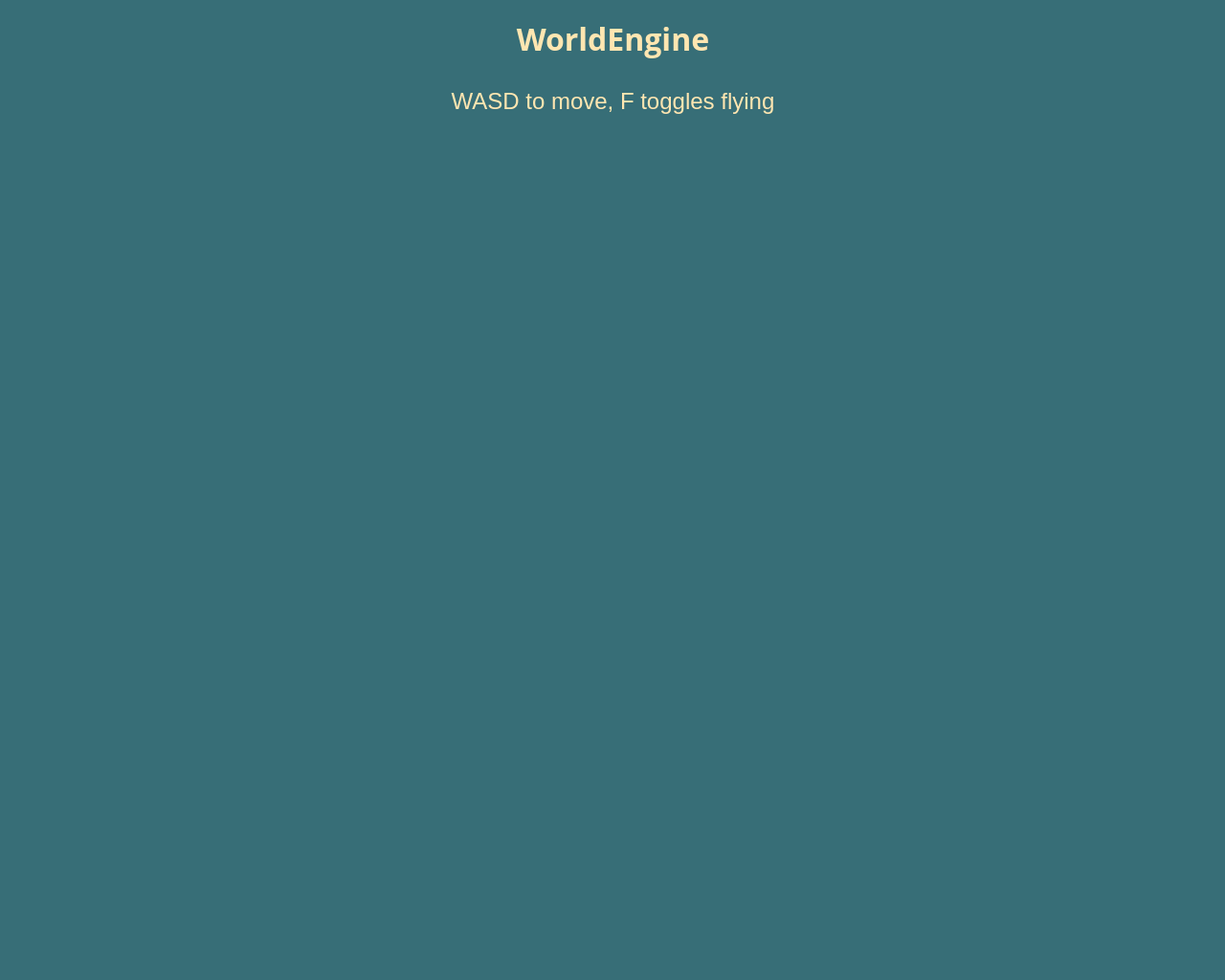
<?xml version="1.0" encoding="UTF-8"?>
<ui version="4.0">
 <class>Dialog</class>
 <widget class="QDialog" name="Dialog">
  <property name="geometry">
   <rect>
    <x>0</x>
    <y>0</y>
    <width>1280</width>
    <height>1024</height>
   </rect>
  </property>
  <property name="windowTitle">
   <string>WorldEngine 3D Viewer</string>
  </property>
  <property name="windowIcon">
   <iconset resource="worldengine.qrc">
    <normaloff>:/Images/icon.png</normaloff>:/Images/icon.png</iconset>
  </property>
  <property name="styleSheet">
   <string notr="true">QToolTip
{
     border: 1px solid black;
     background-color: #FF9930;
     padding: 1px;
     border-radius: 3px;
     opacity: 100;
}

QWidget
{
    color: #FFE6B1;
    background-color: #376E77;
}

QLabel
{
    background-color: transparent;
}

QWidget:item:hover
{
    background-color: QLinearGradient( x1: 0, y1: 0, x2: 0, y2: 1, stop: 0 #FF9930, stop: 1 #942610);
    color: #000000;
}

QWidget:item:selected
{
    background-color: QLinearGradient( x1: 0, y1: 0, x2: 0, y2: 1, stop: 0 #FF9930, stop: 1 #452102);
}

QMenuBar::item
{
    background: transparent;
}

QMenuBar::item:selected
{
    background: transparent;
    border: 1px solid #FFE6B1;
}

QMenuBar::item:pressed
{
    background: #498089;
    border: 1px solid #000;
    background-color: QLinearGradient(
        x1:0, y1:0,
        x2:0, y2:1,
        stop:1 #265D66,
        stop:0.4 #397079/*,
        stop:0.2 #397079,
        stop:0.1 #FFE6B1*/
    );
    margin-bottom:-1px;
    padding-bottom:1px;
}

QMenu
{
    border: 1px solid #000;
}

QMenu::item
{
    padding: 2px 20px 2px 20px;
}

QMenu::item:selected
{
    color: #000000;
}

QWidget:disabled
{
    color: #457C85;
    background-color: #376E77;
}

QAbstractItemView
{
    background-color: QLinearGradient( x1: 0, y1: 0, x2: 0, y2: 1, stop: 0 #528992, stop: 0.1 #689FA8, stop: 1 #6299A2);
}

QWidget:focus
{
    /*border: 2px solid QLinearGradient( x1: 0, y1: 0, x2: 0, y2: 1, stop: 0 #FF9930, stop: 1 #452102);*/
}

QLineEdit
{
    background-color: QLinearGradient( x1: 0, y1: 0, x2: 0, y2: 1, stop: 0 #528992, stop: 0 #689FA8, stop: 1 #6299A2);
    padding: 1px;
    border-style: solid;
    border: 1px solid #235A63;
    border-radius: 5;
}

QPushButton
{
    color: #FFE6B1;
    background-color: QLinearGradient( x1: 0, y1: 0, x2: 0, y2: 1, stop: 0 #5B929B, stop: 0.1 #578E97, stop: 0.5 #538A93, stop: 0.9 #4F868F, stop: 1 #4B828B);
    border-width: 1px;
    border-color: #235A63;
    border-style: solid;
    border-radius: 6;
    padding: 3px;
    font-size: 16px;
    font-weight: bold;
    padding-left: 5px;
    padding-right: 5px;
}

QPushButton:pressed
{
    background-color: QLinearGradient( x1: 0, y1: 0, x2: 0, y2: 1, stop: 0 #326972, stop: 0.1 #306770, stop: 0.5 #2E656E, stop: 0.9 #2D646D, stop: 1 #2A616A);
}

QComboBox
{
    selection-background-color: #FFE6B1;
    background-color: QLinearGradient( x1: 0, y1: 0, x2: 0, y2: 1, stop: 0 #5B929B, stop: 0.1 #578E97, stop: 0.5 #538A93, stop: 0.9 #4F868F, stop: 1 #4B828B);
    border-style: solid;
    border: 1px solid #235A63;
    border-radius: 5;
}

QComboBox:hover,QPushButton:hover
{
/*    border: 2px solid QLinearGradient( x1: 0, y1: 0, x2: 0, y2: 1, stop: 0 #FF9930, stop: 1 #452102);*/
    background-color: QLinearGradient( x1: 0, y1: 0, x2: 0, y2: 1, stop: 0 #FF9930, stop: 1 #942610);
}


QComboBox:on
{
    padding-top: 3px;
    padding-left: 4px;
    background-color: QLinearGradient( x1: 0, y1: 0, x2: 0, y2: 1, stop: 0 #326972, stop: 0.1 #306770, stop: 0.5 #2E656E, stop: 0.9 #2D646D, stop: 1 #2A616A);
    selection-background-color: #FFE6B1;
}

QComboBox QAbstractItemView
{
    border: 2px solid darkgray;
    selection-background-color: QLinearGradient( x1: 0, y1: 0, x2: 0, y2: 1, stop: 0 #FF9930, stop: 1 #452102);
}

QComboBox::drop-down
{
     subcontrol-origin: padding;
     subcontrol-position: top right;
     width: 15px;

     border-left-width: 0px;
     border-left-color: darkgray;
     border-left-style: solid; /* just a single line */
     border-top-right-radius: 3px; /* same radius as the QComboBox */
     border-bottom-right-radius: 3px;
 }

QComboBox::down-arrow
{
     image: url(:/down_arrow.png);
}

QGroupBox:focus
{
border: 2px solid QLinearGradient( x1: 0, y1: 0, x2: 0, y2: 1, stop: 0 #FF9930, stop: 1 #452102);
}

QTextEdit:focus
{
    border: 2px solid QLinearGradient( x1: 0, y1: 0, x2: 0, y2: 1, stop: 0 #FF9930, stop: 1 #452102);
}

QScrollBar:horizontal {
     border: 1px solid #275E67;
     background: QLinearGradient( x1: 0, y1: 0, x2: 0, y2: 1, stop: 0.0 #174E57, stop: 0.2 #2D646D, stop: 1 #4D828D);
     height: 7px;
     margin: 0px 16px 0 16px;
}

QScrollBar::handle:horizontal
{
      background: QLinearGradient( x1: 0, y1: 0, x2: 1, y2: 0, stop: 0 #FF9930, stop: 0.5 #452102, stop: 1 #FF9930);
      min-height: 20px;
      border-radius: 2px;
}

QScrollBar::add-line:horizontal {
      border: 1px solid #20575E;
      border-radius: 2px;
      background: QLinearGradient( x1: 0, y1: 0, x2: 1, y2: 0, stop: 0 #FF9930, stop: 1 #452102);
      width: 14px;
      subcontrol-position: right;
      subcontrol-origin: margin;
}

QScrollBar::sub-line:horizontal {
      border: 1px solid #20575E;
      border-radius: 2px;
      background: QLinearGradient( x1: 0, y1: 0, x2: 1, y2: 0, stop: 0 #FF9930, stop: 1 #452102);
      width: 14px;
     subcontrol-position: left;
     subcontrol-origin: margin;
}

QScrollBar::right-arrow:horizontal, QScrollBar::left-arrow:horizontal
{
      border: 1px solid black;
      width: 1px;
      height: 1px;
      background: white;
}

QScrollBar::add-page:horizontal, QScrollBar::sub-page:horizontal
{
      background: none;
}

QScrollBar:vertical
{
      background: QLinearGradient( x1: 0, y1: 0, x2: 1, y2: 0, stop: 0.0 #174E57, stop: 0.2 #2D646D, stop: 1 #4D828D);
      width: 7px;
      margin: 16px 0 16px 0;
      border: 1px solid #275E67;
}

QScrollBar::handle:vertical
{
      background: QLinearGradient( x1: 0, y1: 0, x2: 0, y2: 1, stop: 0 #FF9930, stop: 0.5 #452102, stop: 1 #FF9930);
      min-height: 20px;
      border-radius: 2px;
}

QScrollBar::add-line:vertical
{
      border: 1px solid #20575E;
      border-radius: 2px;
      background: QLinearGradient( x1: 0, y1: 0, x2: 0, y2: 1, stop: 0 #FF9930, stop: 1 #452102);
      height: 14px;
      subcontrol-position: bottom;
      subcontrol-origin: margin;
}

QScrollBar::sub-line:vertical
{
      border: 1px solid #20575E;
      border-radius: 2px;
      background: QLinearGradient( x1: 0, y1: 0, x2: 0, y2: 1, stop: 0 #452102, stop: 1 #FF9930);
      height: 14px;
      subcontrol-position: top;
      subcontrol-origin: margin;
}

QScrollBar::up-arrow:vertical, QScrollBar::down-arrow:vertical
{
      border: 1px solid black;
      width: 1px;
      height: 1px;
      background: white;
}


QScrollBar::add-page:vertical, QScrollBar::sub-page:vertical
{
      background: none;
}

QTextEdit
{
    background-color: #296069;
}

QPlainTextEdit
{
    background-color: #296069;
}

QHeaderView::section
{
    background-color: QLinearGradient(x1:0, y1:0, x2:0, y2:1, stop:0 #669DA6, stop: 0.5 #558C95, stop: 0.6 #487F88, stop:1 #69A0A9);
    color: white;
    padding-left: 4px;
    border: 1px solid #70A7B0;
}

QCheckBox:disabled
{
color: #467D86;
}

QDockWidget::title
{
    text-align: center;
    spacing: 3px; /* spacing between items in the tool bar */
    background-color: QLinearGradient(x1:0, y1:0, x2:0, y2:1, stop:0 #376E77, stop: 0.5 #296069, stop:1 #376E77);
}

QDockWidget::close-button, QDockWidget::float-button
{
    text-align: center;
    spacing: 1px; /* spacing between items in the tool bar */
    background-color: QLinearGradient(x1:0, y1:0, x2:0, y2:1, stop:0 #376E77, stop: 0.5 #296069, stop:1 #376E77);
}

QDockWidget::close-button:hover, QDockWidget::float-button:hover
{
    background: #296069;
}

QDockWidget::close-button:pressed, QDockWidget::float-button:pressed
{
    padding: 1px -1px -1px 1px;
}

QMainWindow::separator
{
    background-color: QLinearGradient(x1:0, y1:0, x2:0, y2:1, stop:0 #1B525B, stop: 0.5 #1A515A, stop: 0.6 #265D66, stop:1 #397079);
    color: white;
    padding-left: 4px;
    border: 1px solid #518891;
    spacing: 3px; /* spacing between items in the tool bar */
}

QMainWindow::separator:hover
{

    background-color: QLinearGradient(x1:0, y1:0, x2:0, y2:1, stop:0 #452102, stop:0.5 #b56c17 stop:1 #FF9930);
    color: white;
    padding-left: 4px;
    border: 1px solid #70A7B0;
    spacing: 3px; /* spacing between items in the tool bar */
}

QToolBar::handle
{
     spacing: 3px; /* spacing between items in the tool bar */
     background: url(:/images/handle.png);
}

QMenu::separator
{
    height: 2px;
    background-color: QLinearGradient(x1:0, y1:0, x2:0, y2:1, stop:0 #1B525B, stop: 0.5 #1A515A, stop: 0.6 #265D66, stop:1 #397079);
    color: white;
    padding-left: 4px;
    margin-left: 10px;
    margin-right: 5px;
}

QProgressBar
{
    border: 2px solid grey;
    border-radius: 5px;
    text-align: center;
}

QProgressBar::chunk
{
    background-color: #452102;
    width: 2.15px;
    margin: 0.5px;
}

QTabBar::tab {
    color: #452102;
    border: 1px solid #498089;
    border-bottom-style: none;
    background-color: #376E77;
    padding-left: 10px;
    padding-right: 10px;
    padding-top: 3px;
    padding-bottom: 2px;
    margin-right: -1px;
}

QTabWidget::pane {
    border: 1px solid #498089;
    top: 1px;
}

QTabBar::tab:last
{
    margin-right: 0; /* the last selected tab has nothing to overlap with on the right */
    border-top-right-radius: 3px;
}

QTabBar::tab:first:!selected
{
 margin-left: 0px; /* the last selected tab has nothing to overlap with on the right */


    border-top-left-radius: 3px;
}

QTabBar::tab:!selected
{
    color: #452102;
    border-bottom-style: solid;
    margin-top: 3px;
    background-color: QLinearGradient(x1:0, y1:0, x2:0, y2:1, stop:1 #265D66, stop:.4 #397079);
}

QTabBar::tab:selected
{
    border-top-left-radius: 3px;
    border-top-right-radius: 3px;
    margin-bottom: 0px;
}

QTabBar::tab:!selected:hover
{
    /*border-top: 2px solid #FFE6B1;
    padding-bottom: 3px;*/
    border-top-left-radius: 3px;
    border-top-right-radius: 3px;
    background-color: QLinearGradient(x1:0, y1:0, x2:0, y2:1, stop:1 #265D66, stop:0.4 #397079, stop:0.2 #397079, stop:0.1 #FFE6B1);
}

QRadioButton::indicator:checked, QRadioButton::indicator:unchecked{
    color: #452102;
    background-color: #376E77;
    border: 1px solid #452102;
    border-radius: 6px;
}

QRadioButton::indicator:checked
{
    background-color: qradialgradient(
        cx: 0.5, cy: 0.5,
        fx: 0.5, fy: 0.5,
        radius: 1.0,
        stop: 0.25 #FFE6B1,
        stop: 0.3 #376E77
    );
}

QCheckBox::indicator{
    color: #452102;
    background-color: #376E77;
    border: 1px solid #452102;
    width: 9px;
    height: 9px;
}

QRadioButton::indicator
{
    border-radius: 6px;
}

QRadioButton::indicator:hover, QCheckBox::indicator:hover
{
    border: 1px solid #FFE6B1;
}

QCheckBox::indicator:checked
{
    image:url(:/images/checkbox.png);
}

QCheckBox::indicator:disabled, QRadioButton::indicator:disabled
{
    border: 1px solid #498089;
}
</string>
  </property>
  <widget class="QLabel" name="label">
   <property name="geometry">
    <rect>
     <x>10</x>
     <y>80</y>
     <width>1261</width>
     <height>51</height>
    </rect>
   </property>
   <property name="styleSheet">
    <string notr="true">font-size: 24px</string>
   </property>
   <property name="text">
    <string>WASD to move, F toggles flying</string>
   </property>
   <property name="alignment">
    <set>Qt::AlignCenter</set>
   </property>
  </widget>
  <widget class="QLabel" name="label_2">
   <property name="geometry">
    <rect>
     <x>10</x>
     <y>10</y>
     <width>64</width>
     <height>64</height>
    </rect>
   </property>
   <property name="text">
    <string/>
   </property>
   <property name="pixmap">
    <pixmap resource="worldengine.qrc">:/Images/seed_48791_elevation.png</pixmap>
   </property>
   <property name="scaledContents">
    <bool>true</bool>
   </property>
  </widget>
  <widget class="QLabel" name="label_52">
   <property name="geometry">
    <rect>
     <x>1210</x>
     <y>10</y>
     <width>64</width>
     <height>64</height>
    </rect>
   </property>
   <property name="text">
    <string/>
   </property>
   <property name="pixmap">
    <pixmap resource="worldengine.qrc">:/Images/seed_48791_elevation.png</pixmap>
   </property>
   <property name="scaledContents">
    <bool>true</bool>
   </property>
  </widget>
  <widget class="QLabel" name="label_6">
   <property name="geometry">
    <rect>
     <x>80</x>
     <y>10</y>
     <width>1121</width>
     <height>61</height>
    </rect>
   </property>
   <property name="font">
    <font>
     <family>Open Sans</family>
     <pointsize>24</pointsize>
     <weight>75</weight>
     <bold>true</bold>
    </font>
   </property>
   <property name="text">
    <string>&lt;html&gt;&lt;head/&gt;&lt;body&gt;&lt;p&gt;WorldEngine&lt;/p&gt;&lt;/body&gt;&lt;/html&gt;</string>
   </property>
   <property name="alignment">
    <set>Qt::AlignCenter</set>
   </property>
  </widget>
 </widget>
 <resources>
  <include location="worldengine.qrc"/>
  <include location="worldengine.qrc"/>
 </resources>
 <connections/>
</ui>
